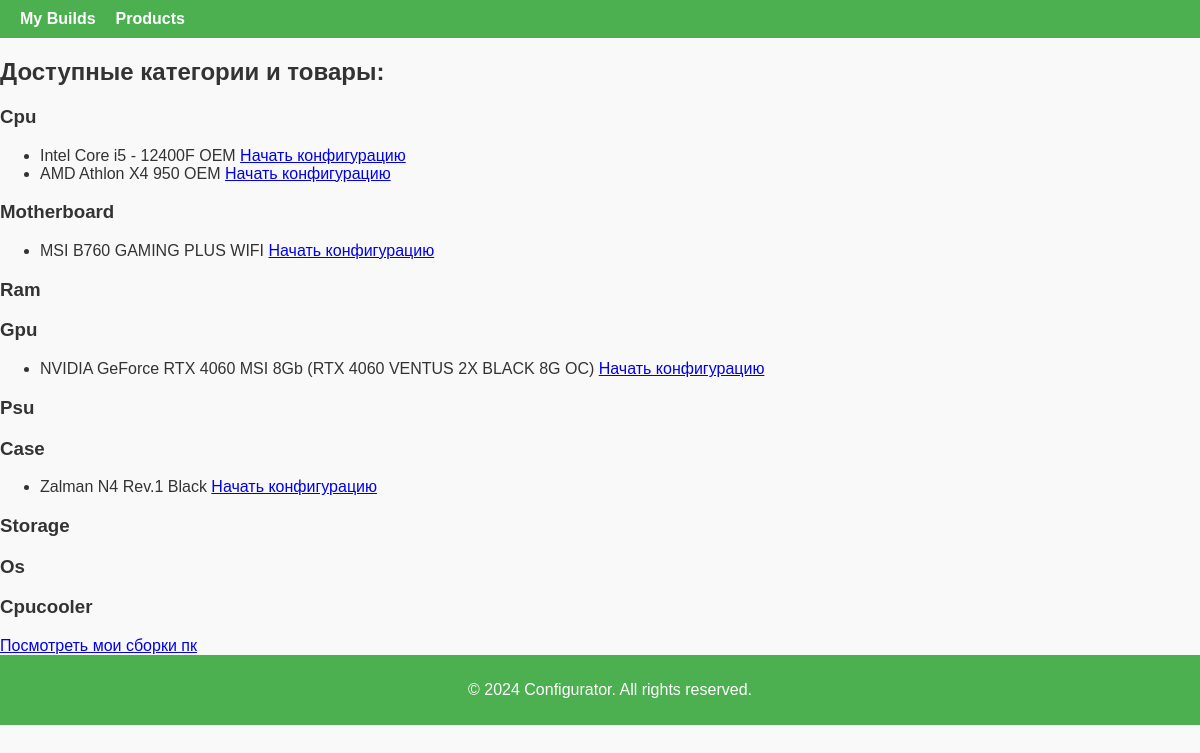
The page / on the database its author committed.
### configurator/models.py (models this page shows, shortened)
class Product(models.Model):
    type = models.CharField(
        max_length=40,
        choices=[
            ('cpu', 'CPU'),
            ('motherboard', 'Motherboard'),
            ('ram', 'RAM'),
            ('gpu', 'GPU'),
            ('psu', 'PSU'),
            ('case', 'Case'),
            ('storage', 'Storage'),
            ('os', 'OS'),
            ('spucooler', 'CPUCooler')
        ]
    )
    price = models.DecimalField(max_digits=10, decimal_places=2, null=True, blank=True)
    class Meta:
        abstract = True

class CPU(Product):
    name = models.CharField(max_length=100, verbose_name="Название процессора")
    image = models.ImageField(upload_to='images/CPU/', null=True, blank=True, verbose_name="Фото CPU")
    manufacturer = models.CharField(max_length=100, verbose_name="Производитель", default="Intel")
    socket = models.CharField(max_length=50, verbose_name="Socket", default="LGA 1700")
    architecture = models.CharField(max_length=50, verbose_name="Архитектура", null=True, blank=True)
    cores = models.IntegerField(verbose_name="Количество ядер", default=4)
    threads = models.IntegerField(verbose_name="Количество потоков", null=True, blank=True)
    base_clock = models.FloatField(verbose_name="Тактовая частота", null=True, blank=True)
    turbo_clock = models.FloatField(verbose_name="Частота процессора в режиме Turbo", null=True, blank=True)
    tdp = models.IntegerField(verbose_name="Типичное тепловыделение", null=True, blank=True)
    release_date = models.CharField(max_length=50, verbose_name="Дата релиза", null=True, blank=True)

class Motherboard(Product):
    name = models.CharField(max_length=100, verbose_name="Название материнской платы")
    socket = models.CharField(max_length=50, verbose_name="Сокет", default="LGA 1700")
    chipset = models.CharField(max_length=50, verbose_name="Чипсет", default="Intel B760")
    ram_type = models.CharField(max_length=50, verbose_name="Тип ОЗУ", default="DDR4")
    max_ram = models.IntegerField(verbose_name="Максимальный объем ОЗУ, ГБ", default=128)
    ram_slots = models.IntegerField(verbose_name="Количество слотов ОЗУ", default=4)
    form_factor = models.CharField(max_length=50, verbose_name="Форм-фактор", default="ATX")
    m2_slots = models.IntegerField(verbose_name="Количество слотов M.2", default=2)
    sata_ports = models.IntegerField(verbose_name="Количество SATA портов", default=4)
    pcie_version = models.CharField(max_length=50, verbose_name="Версия PCIe", default="PCI Express 4.0")
    image = models.ImageField(upload_to='images/motherboards/', null=True, blank=True, verbose_name="Фото материнской платы")

class GPU(Product):
    name = models.CharField(max_length=100, verbose_name="Название видеокарты")
    interface = models.CharField(max_length=50, verbose_name="Интерфейс", default="PCI Express 4.0")
    manufacturer_gpu = models.CharField(max_length=100, verbose_name="Производитель видеопроцессора", default="unknown")
    series = models.CharField(max_length=50, verbose_name="Серия", default="unknown")
    memory_size = models.IntegerField(verbose_name="Объём памяти", default=8)
    memory_type = models.CharField(max_length=50, verbose_name="Тип памяти", default="GDDR6")
    memory_bus = models.IntegerField(verbose_name="Шина памяти (разрядность)", default=128)
    dimensions_mm = models.IntegerField(verbose_name="Шырина (длина) мм", default=199)
    gpu_base_clock = models.IntegerField(verbose_name="Частота графического процессора", default=1830)
    gpu_boost_clock = models.IntegerField(verbose_name="Частота графического процессора (Boost)", default=2505)
    cuda_cores = models.IntegerField(verbose_name="Число универсальных процессоров", default=3072)
    recommended_psu_power = models.IntegerField(verbose_name="Рекомендуемая мощность блока питания", default=550)
    tgp = models.IntegerField(verbose_name="TGP", default=115)
    image = models.ImageField(upload_to='images/gpu/', null=True, blank=True, verbose_name="Фото видеокарты")

class Case(Product):
    name = models.CharField(max_length=100, verbose_name="Название корпуса")
    image = models.ImageField(upload_to='images/cases/', null=True, blank=True, verbose_name="Фото корпуса")
    max_gpu_length_mm = models.IntegerField(verbose_name="Максимальная длина видеокарты, мм", default=315)
    max_cpu_cooler_height_mm = models.IntegerField(verbose_name="Максимальная высота кулера, мм", default=163)
    form_factor_support = models.CharField(max_length=100, verbose_name="Поддерживаемые форм-факторы материнских плат", default="ATX, mATX, Mini-ITX")
    psu_type = models.CharField(max_length=50, verbose_name="Тип блока питания (например, ATX, SFX)", default="без БП")
    drive_bays = models.CharField(max_length=100, verbose_name="Отсеки для накопителей (например, 2x3.5', 2x2.5')", default="2.5\" - 2, 3.5\" - 2")
    fan_slots = models.BooleanField(verbose_name="Места для вентиляторов", default=True)
    bottom_fans = models.CharField(max_length=50, verbose_name="Вентиляторы на нижней панели", default="2 x 120 мм")
    top_fans = models.CharField(max_length=50, verbose_name="Вентиляторы на верхней панели", default="2 x 120 мм")
    rgb_lighting = models.BooleanField(verbose_name="Подсветка корпуса", default=True)
    liquid_cooling_support = models.BooleanField(verbose_name="Возможность установки СЖО", default=True)
    dimensions = models.CharField(max_length=50, verbose_name="Размеры (ШхВхГ)", default="204 x 446 x 396 мм")
    weight_kg = models.FloatField(verbose_name="Вес", default=4.7)
    warranty = models.IntegerField(verbose_name="Гарантия (мес.)", default=12)

### core/views.py (the view)
# urls.py: path('', ProductView.as_view(), name='products'),
class ProductView(View):
    def get(self, request):
        categories = {
            "cpu": CPU.objects.all(),
            "motherboard": Motherboard.objects.all(),
            "ram": RAM.objects.all(),
            "gpu": GPU.objects.all(),
            "psu": PSU.objects.all(),
            "case": Case.objects.all(),
            "storage": Storage.objects.all(),
            "os": OS.objects.all(),
            "cpucooler": CPUCooler.objects.all(),
        }
        return render(request, 'core/products.html', {'items': categories})

### core/templates/core/products.html (shortened to what this page needs)
{% extends 'core/base.html' %}
{% load static %}
{% block content %}
    <h2>Доступные категории и товары:</h2>
    <div class="categories">
        {% for category, items in items.items %}
            <div class="category">
                <h3>{{ category|title }}</h3>
                <ul>
                    {% for item in items %}
                        <li>
                            {{ item.name }}
                            <a href="{% url 'configurator' category item.id %}?clear=True">Начать конфигурацию</a>
                        </li>
                    {% endfor %}
                </ul>
            </div>
        {% endfor %}
    </div>
    <a href="{% url 'my_builds' %}">Посмотреть мои сборки пк</a>
</body>
</html>
{% endblock %}

### configurator/static/configurator/css/base.css (style rules this page uses)
body { font-family: Arial, sans-serif; margin: 0; padding: 0; background-color: #f9f9f9; color: #333; }

### rows shown on the page
CPU: name "Intel Core i5 - 12400F OEM"
CPU: name "AMD Athlon X4 950 OEM"
Motherboard: name "MSI B760 GAMING PLUS WIFI"
GPU: name "NVIDIA GeForce RTX 4060 MSI 8Gb (RTX 4060 VENTUS 2X BLACK 8G OC)"
Case: name "Zalman N4 Rev.1 Black"

### other values the page prints
{{ category|title }} "Cpu" "Motherboard" "Ram" "Gpu" "Psu" "Case" "Storage" "Os" "Cpucooler"
